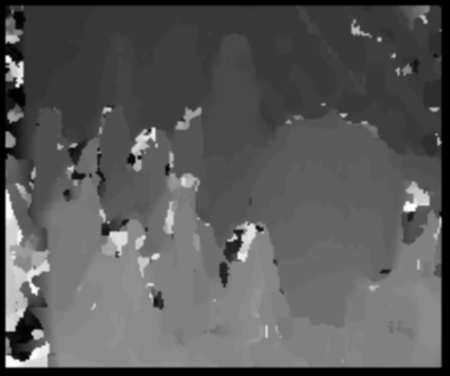
#> input picture hw4/cones_1.png, 450 x 376 px, given in place of disp3.pgm, which was not available
$ python eval_stereo.py
#> lines starting #> are read from the running program, lines starting #| are printed output that depends on the picture; pictures that were not available may be replaced by others from this repository, and a replacement may not be noted
import numpy as np
import cv2


def evaluate(input_path, gt_path, scale_factor, threshold=1.0):
#> called with input_path = './tsukuba.png', gt_path = './testdata/tsukuba/disp3.pgm', scale_factor = 16, threshold = 1
    disp_gt = cv2.imread(gt_path, -1)
#> disp_gt is the input picture: shape (376, 450); min 0, max 254, mean 89.4
    disp_gt = np.int32(disp_gt/scale_factor)
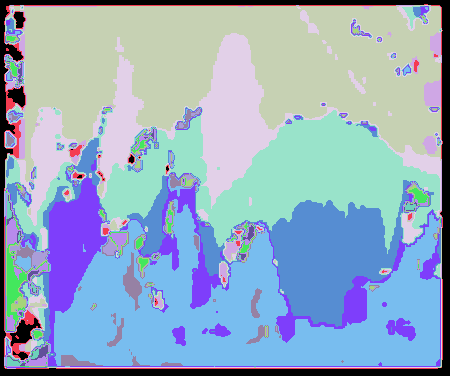
#> disp_gt: shape (376, 450) int32; 16 distinct labels, from 0 to 15; one colour per label, 0 black
    disp_input = cv2.imread(input_path, -1)
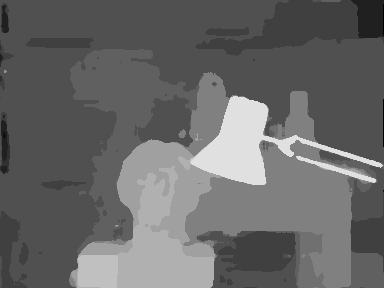
#> input picture hw4/tsukuba.png, 384 x 288 px
#> disp_input is the input picture: shape (288, 384); min 0, max 224, mean 104.1
    disp_input = np.int32(disp_input/scale_factor)
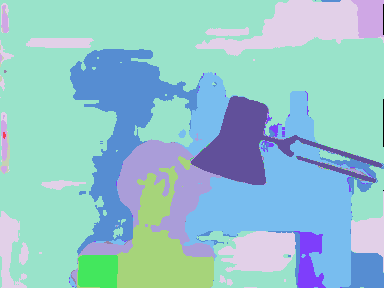
#> disp_input: shape (288, 384) int32; 15 distinct labels, from 0 to 14; one colour per label, 0 black

    nr_pixel = 0
    nr_error = 0
    h, w = disp_gt.shape
#> h = 376; w = 450
    for y in range(0, h):
        for x in range(0, w):
            if disp_gt[y, x] > 0:
                nr_pixel += 1
                if np.abs(disp_gt[y, x] - disp_input[y, x]) > threshold:
                    nr_error += 1
#> after the loop, nr_error = 0; nr_pixel = 1

    return float(nr_error)/nr_pixel


def main():
    print('[Bad Pixel Ratio]')
    avg = 0

    res = evaluate('./tsukuba.png', './testdata/tsukuba/disp3.pgm', scale_factor=16)
    avg += res
    print('Tsukuba: %.2f%%' % (res*100))

    res = evaluate('./venus.png', './testdata/venus/disp2.pgm', scale_factor=8)
    avg += res
    print('Venus: %.2f%%' % (res*100))

    res = evaluate('./teddy.png', './testdata/teddy/disp2.png', scale_factor=4)
    avg += res
    print('Teddy: %.2f%%' % (res*100))

    res = evaluate('./cones.png', './testdata/cones/disp2.png', scale_factor=4)
    avg += res
    print('Cones: %.2f%%' % (res*100))

    print('Average: %.2f%%' % (avg*100/4))


if __name__ == '__main__':
#> (the run stopped early here; a loop or call above may not have finished)
